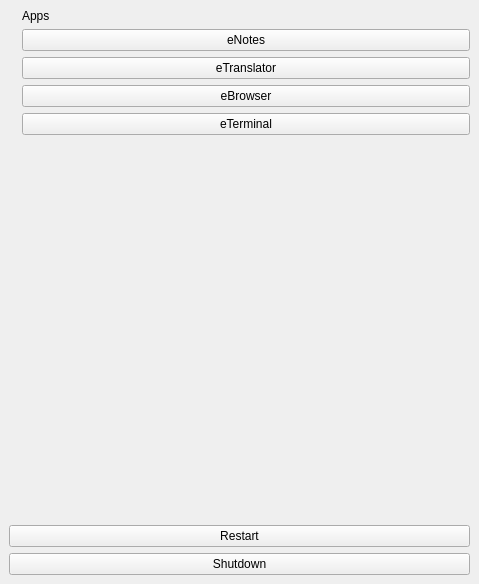
<?xml version="1.0" encoding="UTF-8"?>
<ui version="4.0">
 <class>MainWindow</class>
 <widget class="QMainWindow" name="MainWindow">
  <property name="geometry">
   <rect>
    <x>0</x>
    <y>0</y>
    <width>479</width>
    <height>584</height>
   </rect>
  </property>
  <property name="windowTitle">
   <string>MainWindow</string>
  </property>
  <widget class="QWidget" name="centralwidget">
   <layout class="QVBoxLayout" name="verticalLayout">
    <item>
     <layout class="QFormLayout" name="formLayout">
      <item row="3" column="1">
       <widget class="QPushButton" name="pushButton_3">
        <property name="text">
         <string>eNotes</string>
        </property>
       </widget>
      </item>
      <item row="4" column="1">
       <widget class="QPushButton" name="pushButton_4">
        <property name="text">
         <string>eTranslator</string>
        </property>
       </widget>
      </item>
      <item row="5" column="1">
       <widget class="QPushButton" name="pushButton">
        <property name="text">
         <string>eBrowser</string>
        </property>
       </widget>
      </item>
      <item row="6" column="1">
       <widget class="QPushButton" name="pushButton_2">
        <property name="text">
         <string>eTerminal</string>
        </property>
       </widget>
      </item>
      <item row="2" column="1">
       <widget class="QLabel" name="label">
        <property name="text">
         <string>Apps</string>
        </property>
       </widget>
      </item>
      <item row="7" column="0">
       <widget class="QLabel" name="appsLabel">
        <property name="text">
         <string/>
        </property>
       </widget>
      </item>
     </layout>
    </item>
    <item>
     <widget class="QPushButton" name="pushButton_6">
      <property name="text">
       <string>Restart</string>
      </property>
     </widget>
    </item>
    <item>
     <widget class="QPushButton" name="pushButton_5">
      <property name="text">
       <string>Shutdown</string>
      </property>
     </widget>
    </item>
   </layout>
  </widget>
 </widget>
 <resources/>
 <connections/>
</ui>
